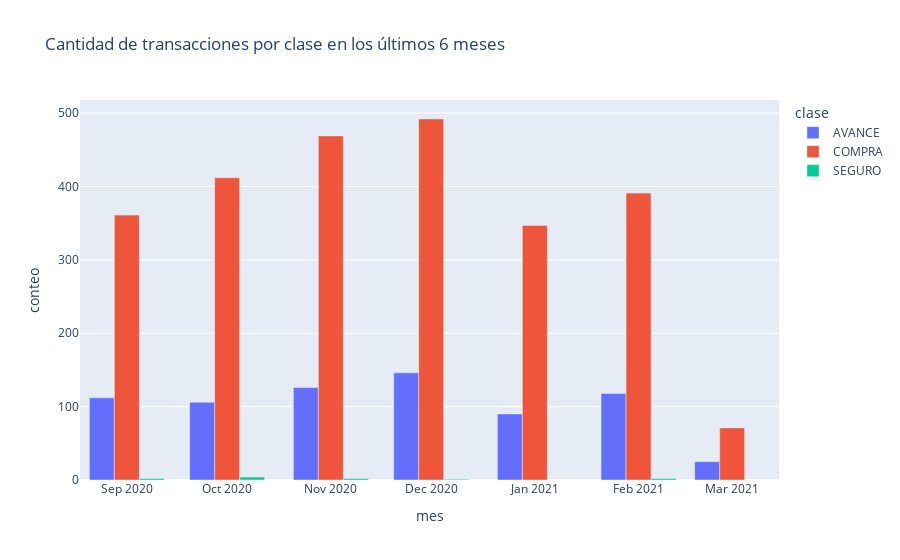

Notebook code for this chart:
### Markdown cell above
El gráfico anterior de cajas y bigotes nos ayuda a entender la distribución de los valores unitarios **por transacciones**, respecto a la clase asociada. Y es notorio que aquella clase que tiene más dispersión a la hora de analizar sus transacciones es la de ```COMPRA```, significa que allí se presentaron la mayor cantidad de transacciones con valores altos atípicos por encima de las demás clases e incluso del promedio de ella misma.

### Code cell
# Conteo de transacciones por clase en los últimos 6 meses 
df_6m = df_analisis.copy()
df_6m['mes'] = df_6m['fecha_efectiva'].dt.to_period('M').astype(str)
transacciones_mes = df_6m.groupby(['mes','clase']).size().reset_index(name='conteo') 
fig = px.bar(transacciones_mes, x='mes', y='conteo', color='clase', barmode='group', title='Cantidad de transacciones por clase en los últimos 6 meses') 
fig.show()

### Figure 1 — Plotly figure (JSON) as saved in the notebook; plotly's stock layout.template omitted (floating-point values rounded to 4 significant figures)
{"data": [{"alignmentgroup": "True", "hovertemplate": "clase=AVANCE<br>mes=%{x}<br>conteo=%{y}<extra></extra>", "legendgroup": "AVANCE", "marker": {"color": "#636efa", "pattern": {"shape": ""}}, "name": "AVANCE", "offsetgroup": "AVANCE", "orientation": "v", "showlegend": true, "textposition": "auto", "type": "bar", "x": ["2020-09", "2020-10", "2020-11", "2020-12", "2021-01", "2021-02", "2021-03"], "xaxis": "x", "y": [112, 106, 126, 146, 90, 118, 25], "yaxis": "y"}, {"alignmentgroup": "True", "hovertemplate": "clase=COMPRA<br>mes=%{x}<br>conteo=%{y}<extra></extra>", "legendgroup": "COMPRA", "marker": {"color": "#EF553B", "pattern": {"shape": ""}}, "name": "COMPRA", "offsetgroup": "COMPRA", "orientation": "v", "showlegend": true, "textposition": "auto", "type": "bar", "x": ["2020-09", "2020-10", "2020-11", "2020-12", "2021-01", "2021-02", "2021-03"], "xaxis": "x", "y": [361, 412, 469, 492, 347, 391, 71], "yaxis": "y"}, {"alignmentgroup": "True", "hovertemplate": "clase=SEGURO<br>mes=%{x}<br>conteo=%{y}<extra></extra>", "legendgroup": "SEGURO", "marker": {"color": "#00cc96", "pattern": {"shape": ""}}, "name": "SEGURO", "offsetgroup": "SEGURO", "orientation": "v", "showlegend": true, "textposition": "auto", "type": "bar", "x": ["2020-09", "2020-10", "2020-11", "2020-12", "2021-02"], "xaxis": "x", "y": [2, 4, 2, 1, 2], "yaxis": "y"}], "layout": {"barmode": "group", "legend": {"title": {"text": "clase"}, "tracegroupgap": 0}, "title": {"text": "Cantidad de transacciones por clase en los últimos 6 meses"}, "xaxis": {"anchor": "y", "domain": [0, 1], "title": {"text": "mes"}}, "yaxis": {"anchor": "x", "domain": [0, 1], "title": {"text": "conteo"}}}}
